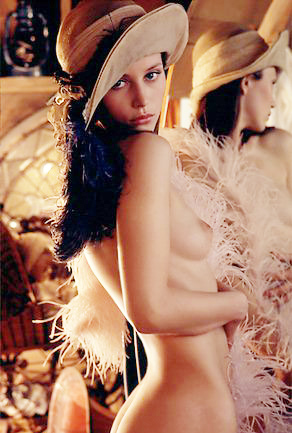
#> input picture opencv_python/图像分割/lena.jpg, 292 x 433 px
$ python '基本边缘检测--Kirsch边缘检测.py'
#> lines starting #> are read from the running program, lines starting #| are printed output that depends on the picture
import cv2
import numpy as np

# 读取图像并转换为灰度图像
image = cv2.imread('lena.jpg', cv2.IMREAD_GRAYSCALE)
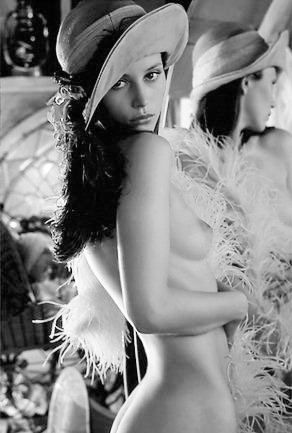
#> image: shape (433, 292); min 0, max 255, mean 133.4

# 定义Kirsch算子的8个方向
kirsch_kernels = [
    np.array([[-3, -3, 5], [-3, 0, 5], [-3, -3, 5]]),
    np.array([[-3, 5, 5], [-3, 0, 5], [-3, -3, -3]]),
    np.array([[5, 5, 5], [-3, 0, -3], [-3, -3, -3]]),
    np.array([[5, 5, -3], [5, 0, -3], [-3, -3, -3]]),
    np.array([[5, -3, -3], [5, 0, -3], [5, -3, -3]]),
    np.array([[-3, -3, -3], [5, 0, -3], [5, 5, -3]]),
    np.array([[-3, -3, -3], [-3, 0, -3], [5, 5, 5]]),
    np.array([[-3, -3, -3], [-3, 0, 5], [-3, 5, 5]])
]

# 对每个方向的核应用filter2D函数，并取最大值作为输出
output_images = [cv2.filter2D(image, -1, kernel) for kernel in kirsch_kernels]
#> output_images = 8 items
kirsch_output = np.max(output_images, axis=0)
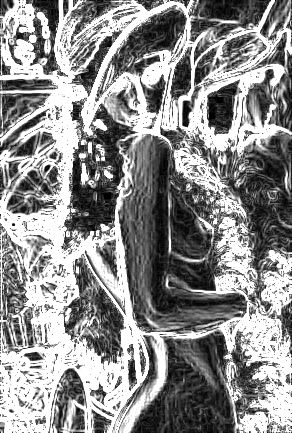
#> kirsch_output: shape (433, 292); min 0, max 255, mean 141.1

# 显示结果
cv2.imshow('Kirsch Edge Detection', kirsch_output)
cv2.waitKey(0)
cv2.destroyAllWindows()
